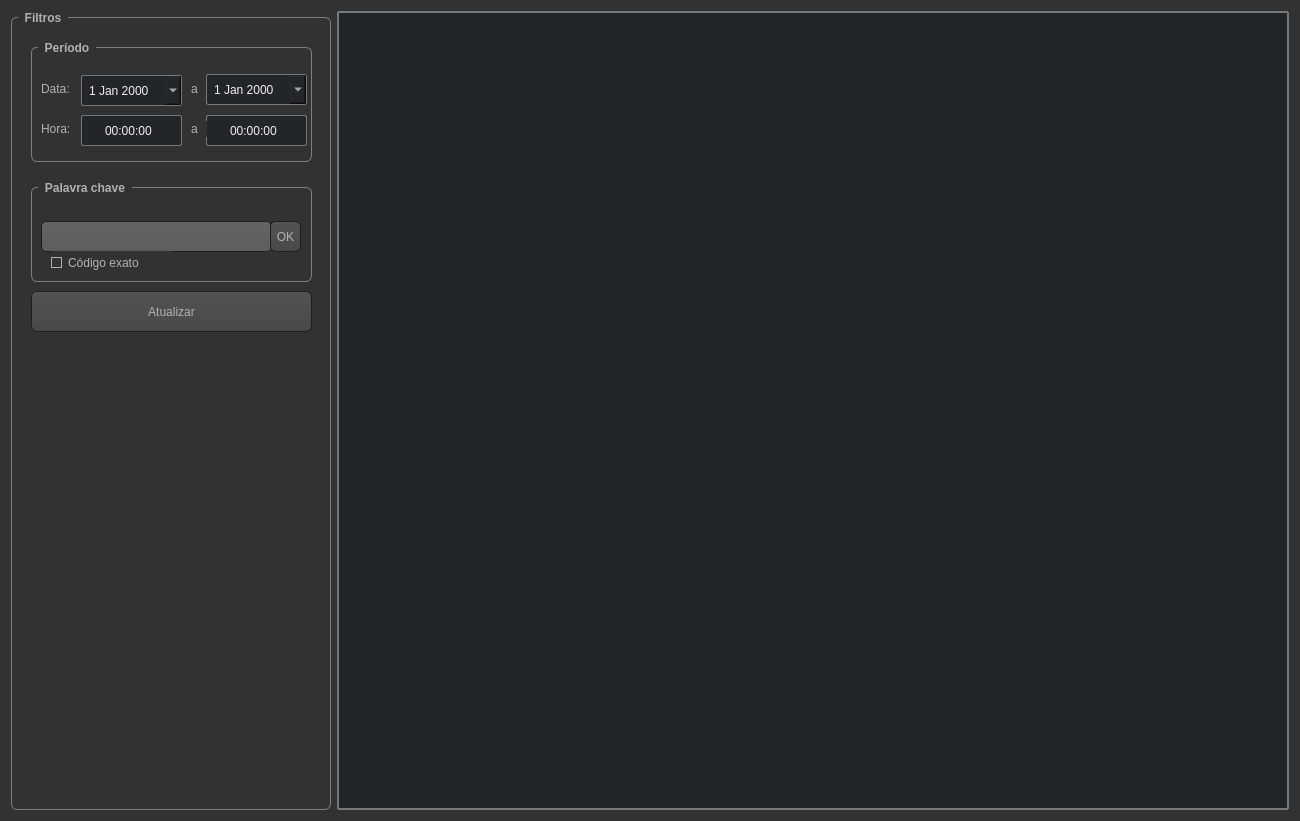
<?xml version="1.0" encoding="UTF-8"?>
<ui version="4.0">
 <class>CHistoricoForm</class>
 <widget class="QWidget" name="CHistoricoForm">
  <property name="geometry">
   <rect>
    <x>0</x>
    <y>0</y>
    <width>1300</width>
    <height>821</height>
   </rect>
  </property>
  <property name="windowTitle">
   <string>Form</string>
  </property>
  <property name="styleSheet">
   <string notr="true">QToolTip
{
     border: 1px solid black;
     background-color: #ffa02f;
     padding: 1px;
     border-radius: 3px;
     opacity: 100;
}

QLabel { background-color: rgba(255, 255, 255, 10); }

QWidget
{
    color: #b1b1b1;
    background-color: #323232;
}

QWidget:item:hover
{
    background-color: QLinearGradient( x1: 0, y1: 0, x2: 0, y2: 1, stop: 0 #ffa02f, stop: 1 #ca0619);
 
}

QWidget:item:selected
{
    background-color: QLinearGradient( x1: 0, y1: 0, x2: 0, y2: 1, stop: 0 #ffa02f, stop: 1 #d7801a);
}

QMenuBar::item
{
    background: transparent;
}

QMenuBar::item:selected
{
    background: transparent;
    border: 1px solid #ffaa00;
}

QMenuBar::item:pressed
{
    background: #444;
    border: 1px solid #000;
    background-color: QLinearGradient(
        x1:0, y1:0,
        x2:0, y2:1,
        stop:1 #212121,
        stop:0.4 #343434/*,
        stop:0.2 #343434,
        stop:0.1 #ffaa00*/
    );
    margin-bottom:-1px;
    padding-bottom:1px;
}

QMenu
{
    border: 1px solid #000;
}

QMenu::item
{
    padding: 2px 20px 2px 20px;
}

QMenu::item:selected
{
    color: #000000;
}

QWidget:disabled
{
    color: #404040;
    background-color: #323232;
}

QAbstractItemView
{
    background-color: QLinearGradient( x1: 0, y1: 0, x2: 0, y2: 1, stop: 0 #4d4d4d, stop: 0.1 #646464, stop: 1 #5d5d5d);
}

QWidget:focus
{
    /*border: 2px solid QLinearGradient( x1: 0, y1: 0, x2: 0, y2: 1, stop: 0 #ffa02f, stop: 1 #d7801a);*/
}

QLineEdit
{
    background-color: QLinearGradient( x1: 0, y1: 0, x2: 0, y2: 1, stop: 0 #4d4d4d, stop: 0 #646464, stop: 1 #5d5d5d);
    padding: 1px;
    border-style: solid;
    border: 1px solid #1e1e1e;
    border-radius: 5;
}

QPushButton
{
    color: #b1b1b1;
    background-color: QLinearGradient( x1: 0, y1: 0, x2: 0, y2: 1, stop: 0 #565656, stop: 0.1 #525252, stop: 0.5 #4e4e4e, stop: 0.9 #4a4a4a, stop: 1 #464646);
    border-width: 1px;
    border-color: #1e1e1e;
    border-style: solid;
    border-radius: 6;
    padding: 3px;
    font-size: 12px;
    padding-left: 5px;
    padding-right: 5px;
}

QPushButton:pressed
{
    background-color: QLinearGradient( x1: 0, y1: 0, x2: 0, y2: 1, stop: 0 #2d2d2d, stop: 0.1 #2b2b2b, stop: 0.5 #292929, stop: 0.9 #282828, stop: 1 #252525);
}

QComboBox
{
    selection-background-color: #ffaa00;
    background-color: QLinearGradient( x1: 0, y1: 0, x2: 0, y2: 1, stop: 0 #565656, stop: 0.1 #525252, stop: 0.5 #4e4e4e, stop: 0.9 #4a4a4a, stop: 1 #464646);
    border-style: solid;
    border: 1px solid #1e1e1e;
    border-radius: 5;
}

QComboBox:hover,QPushButton:hover
{
    border: 2px solid QLinearGradient( x1: 0, y1: 0, x2: 0, y2: 1, stop: 0 #ffa02f, stop: 1 #d7801a);
}


QComboBox:on
{
    padding-top: 3px;
    padding-left: 4px;
    background-color: QLinearGradient( x1: 0, y1: 0, x2: 0, y2: 1, stop: 0 #2d2d2d, stop: 0.1 #2b2b2b, stop: 0.5 #292929, stop: 0.9 #282828, stop: 1 #252525);
    selection-background-color: #ffaa00;
}

QComboBox QAbstractItemView
{
    border: 2px solid darkgray;
    selection-background-color: QLinearGradient( x1: 0, y1: 0, x2: 0, y2: 1, stop: 0 #ffa02f, stop: 1 #d7801a);
}

QComboBox::drop-down
{
     subcontrol-origin: padding;
     subcontrol-position: top right;
     width: 15px;

     border-left-width: 0px;
     border-left-color: darkgray;
     border-left-style: solid; /* just a single line */
     border-top-right-radius: 3px; /* same radius as the QComboBox */
     border-bottom-right-radius: 3px;
 }

QComboBox::down-arrow
{
     image: url(:/down_arrow.png);
}

QGroupBox {
    font: bold;
    border: 1px solid gray;
    border-radius: 6px;
    margin-top: 6px;
}

QGroupBox::title {
    subcontrol-origin: margin;
    left: 7px;
    padding: 0px 5px 0px 5px;
}

QTextEdit:focus
{
    border: 2px solid QLinearGradient( x1: 0, y1: 0, x2: 0, y2: 1, stop: 0 #ffa02f, stop: 1 #d7801a);
}

QScrollBar:horizontal {
     border: 1px solid #222222;
     background: QLinearGradient( x1: 0, y1: 0, x2: 0, y2: 1, stop: 0.0 #121212, stop: 0.2 #282828, stop: 1 #484848);
     height: 12px;
     margin: 0px 16px 0 16px;
}

QScrollBar::handle:horizontal
{
      background: QLinearGradient( x1: 0, y1: 0, x2: 1, y2: 0, stop: 0 #ffa02f, stop: 0.5 #d7801a, stop: 1 #ffa02f);
      min-height: 20px;
      border-radius: 2px;
}

QScrollBar::add-line:horizontal {
      border: 1px solid #1b1b19;
      border-radius: 2px;
      background: QLinearGradient( x1: 0, y1: 0, x2: 1, y2: 0, stop: 0 #ffa02f, stop: 1 #d7801a);
      width: 14px;
      subcontrol-position: right;
      subcontrol-origin: margin;
}

QScrollBar::sub-line:horizontal {
      border: 1px solid #1b1b19;
      border-radius: 2px;
      background: QLinearGradient( x1: 0, y1: 0, x2: 1, y2: 0, stop: 0 #ffa02f, stop: 1 #d7801a);
      width: 14px;
     subcontrol-position: left;
     subcontrol-origin: margin;
}

QScrollBar::right-arrow:horizontal, QScrollBar::left-arrow:horizontal
{
      border: 1px solid black;
      width: 1px;
      height: 1px;
      background: white;
}

QScrollBar::add-page:horizontal, QScrollBar::sub-page:horizontal
{
      background: none;
}

QScrollBar:vertical
{
      background: QLinearGradient( x1: 0, y1: 0, x2: 1, y2: 0, stop: 0.0 #121212, stop: 0.2 #282828, stop: 1 #484848);
      width: 7px;
      margin: 16px 0 16px 0;
      border: 1px solid #222222;
}

QScrollBar::handle:vertical
{
      background: QLinearGradient( x1: 0, y1: 0, x2: 0, y2: 1, stop: 0 #ffa02f, stop: 0.5 #d7801a, stop: 1 #ffa02f);
      min-height: 20px;
      border-radius: 2px;
}

QScrollBar::add-line:vertical
{
      border: 1px solid #1b1b19;
      border-radius: 2px;
      background: QLinearGradient( x1: 0, y1: 0, x2: 0, y2: 1, stop: 0 #ffa02f, stop: 1 #d7801a);
      height: 14px;
      subcontrol-position: bottom;
      subcontrol-origin: margin;
}

QScrollBar::sub-line:vertical
{
      border: 1px solid #1b1b19;
      border-radius: 2px;
      background: QLinearGradient( x1: 0, y1: 0, x2: 0, y2: 1, stop: 0 #d7801a, stop: 1 #ffa02f);
      height: 14px;
      subcontrol-position: top;
      subcontrol-origin: margin;
}

QScrollBar::up-arrow:vertical, QScrollBar::down-arrow:vertical
{
      border: 1px solid black;
      width: 1px;
      height: 1px;
      background: white;
}


QScrollBar::add-page:vertical, QScrollBar::sub-page:vertical
{
      background: none;
}

QTextEdit
{
    background-color:  #242424;
	border: 0px solid #6c6c6c;
}

QPlainTextEdit
{
    background-color: #242424;
}

QHeaderView::section
{
    background-color: QLinearGradient(x1:0, y1:0, x2:0, y2:1, stop:0 #616161, stop: 0.5 #505050, stop: 0.6 #434343, stop:1 #656565);
    color: white;
    padding-left: 4px;
    border: 1px solid #6c6c6c;
}

QCheckBox:disabled
{
color: #414141;
}

QDockWidget::title
{
    text-align: center;
    spacing: 3px; /* spacing between items in the tool bar */
    background-color: QLinearGradient(x1:0, y1:0, x2:0, y2:1, stop:0 #323232, stop: 0.5 #242424, stop:1 #323232);
}

QDockWidget::close-button, QDockWidget::float-button
{
    text-align: center;
    spacing: 1px; /* spacing between items in the tool bar */
    background-color: QLinearGradient(x1:0, y1:0, x2:0, y2:1, stop:0 #323232, stop: 0.5 #242424, stop:1 #323232);
}

QDockWidget::close-button:hover, QDockWidget::float-button:hover
{
    background: #242424;
}

QDockWidget::close-button:pressed, QDockWidget::float-button:pressed
{
    padding: 1px -1px -1px 1px;
}

QMainWindow::separator
{
    background-color: QLinearGradient(x1:0, y1:0, x2:0, y2:1, stop:0 #161616, stop: 0.5 #151515, stop: 0.6 #212121, stop:1 #343434);
    color: white;
    padding-left: 4px;
    border: 1px solid #4c4c4c;
    spacing: 3px; /* spacing between items in the tool bar */
}

QMainWindow::separator:hover
{

    background-color: QLinearGradient(x1:0, y1:0, x2:0, y2:1, stop:0 #d7801a, stop:0.5 #b56c17 stop:1 #ffa02f);
    color: white;
    padding-left: 4px;
    border: 1px solid #6c6c6c;
    spacing: 3px; /* spacing between items in the tool bar */
}

QToolBar::handle
{
     spacing: 3px; /* spacing between items in the tool bar */
     background: url(:/images/handle.png);
}

QMenu::separator
{
    height: 2px;
    background-color: QLinearGradient(x1:0, y1:0, x2:0, y2:1, stop:0 #161616, stop: 0.5 #151515, stop: 0.6 #212121, stop:1 #343434);
    color: white;
    padding-left: 4px;
    margin-left: 10px;
    margin-right: 5px;
}

QProgressBar
{
    border: 2px solid grey;
    border-radius: 5px;
    text-align: center;
}

QProgressBar::chunk
{
    background-color: #d7801a;
    width: 2.15px;
    margin: 0.5px;
}

QTabBar::tab {
    color: #b1b1b1;
    border: 1px solid #444;
    border-bottom-style: none;
    background-color: #323232;
    padding-left: 10px;
    padding-right: 10px;
    padding-top: 3px;
    padding-bottom: 2px;
    margin-right: -1px;
}

QTabWidget::pane {
    border: 1px solid #444;
    top: 1px;
}

QTabBar::tab:last
{
    margin-right: 0; /* the last selected tab has nothing to overlap with on the right */
    border-top-right-radius: 3px;
}

QTabBar::tab:first:!selected
{
 margin-left: 0px; /* the last selected tab has nothing to overlap with on the right */


    border-top-left-radius: 3px;
}

QTabBar::tab:!selected
{
    color: #b1b1b1;
    border-bottom-style: solid;
    margin-top: 3px;
    background-color: QLinearGradient(x1:0, y1:0, x2:0, y2:1, stop:1 #212121, stop:.4 #343434);
}

QTabBar::tab:selected
{
    border-top-left-radius: 3px;
    border-top-right-radius: 3px;
    margin-bottom: 0px;
}

QTabBar::tab:!selected:hover
{
    /*border-top: 2px solid #ffaa00;
    padding-bottom: 3px;*/
    border-top-left-radius: 3px;
    border-top-right-radius: 3px;
    background-color: QLinearGradient(x1:0, y1:0, x2:0, y2:1, stop:1 #212121, stop:0.4 #343434, stop:0.2 #343434, stop:0.1 #ffaa00);
}

QRadioButton::indicator:checked, QRadioButton::indicator:unchecked{
    color: #b1b1b1;
    background-color: #323232;
    border: 1px solid #b1b1b1;
    border-radius: 6px;
}

QRadioButton::indicator:checked
{
    background-color: qradialgradient(
        cx: 0.5, cy: 0.5,
        fx: 0.5, fy: 0.5,
        radius: 1.0,
        stop: 0.25 #ffaa00,
        stop: 0.3 #323232
    );
}

QCheckBox::indicator{
    color: #b1b1b1;
    background-color: #323232;
    border: 1px solid #b1b1b1;
    width: 9px;
    height: 9px;
}

QRadioButton::indicator
{
    border-radius: 6px;
}

QRadioButton::indicator:hover, QCheckBox::indicator:hover
{
    border: 1px solid #ffaa00;
}

QCheckBox::indicator:checked
{
    image:url(:/images/checkbox.png);
}

QCheckBox::indicator:disabled, QRadioButton::indicator:disabled
{
    border: 1px solid #444;
}

QComboBox:hover
{
    border: 2px solid QLinearGradient( x1: 0, y1: 0, x2: 0, y2: 1, stop: 0 #ffa02f, stop: 1 #d7801a);
}

QAbstractSpinBox {
    padding: 5px;
    border: 1px solid #76797C;
    background-color: #232629;
    color: #eff0f1;
    border-radius: 2px;
    min-width: 75px;
}

QAbstractSpinBox:up-button
{
    background-color: transparent;
    subcontrol-origin: border;
    subcontrol-position: center right;
}

QAbstractSpinBox:down-button
{
    background-color: transparent;
    subcontrol-origin: border;
    subcontrol-position: center left;
}

QAbstractSpinBox::up-arrow,QAbstractSpinBox::up-arrow:disabled,QAbstractSpinBox::up-arrow:off {
    image: url(:/images/up_arrow_disabled.png);
    width: 10px;
    height: 10px;
}
QAbstractSpinBox::up-arrow:hover
{
    image: url(:/images/up_arrow.png);
}
QAbstractSpinBox::down-arrow,QAbstractSpinBox::down-arrow:disabled,QAbstractSpinBox::down-arrow:off
{
    image: url(:/images/down_arrow_disabled.png);
    width: 10px;
    height: 10px;
}
QAbstractSpinBox::down-arrow:hover
{
    image: url(:/images/down_arrow.png);
}

QTableWidget
{
    border: 2px solid #76797C;
    gridline-color: black;
    background-color: #232629;
   alternate-background-color: #2f3337;
}


QTableWidget, QHeaderView
{
    border-radius: 1px;
}

QTableWidget::item:pressed, QListView::item:pressed, QTreeView::item:pressed  {
    background: #334E5E;
    color: #eff0f1;
	border: 0px solid #76797C;
}

QTableWidget::item:selected:active, QTreeView::item:selected:active, QListView::item:selected:active  {
    background: #334E5E;
    color: #eff0f1;
 	border: 0px solid #76797C;
}

QTableWidget::item::selected {
background-color: #transparent;
border: 0px solid #76797C;
}

QTableWidget::row::selected {
background-color: #334E5E;
border: 0px solid #76797C;
}

QTableWidget::item:hover {
    background-color: transparent;
}  

QHeaderView
{
    background-color: #31363b;
    border: 1px transparent;
    border-radius: 0px;
    margin: 0px;
    padding: 0px;

}

QHeaderView::section  {
    background-color: #31363b;
    color: #eff0f1;
    padding: 5px;
    border: 1px solid #76797C;
    border-radius: 0px;
    text-align: center;
}

QHeaderView::section::vertical::first, QHeaderView::section::vertical::only-one
{
    border-top: 1px solid #76797C;
}

QHeaderView::section::vertical
{
    border-top: transparent;
}

QHeaderView::section::horizontal::first, QHeaderView::section::horizontal::only-one
{
    border-left: 1px solid #76797C;
}

QHeaderView::section::horizontal
{
    border-left: transparent;
}


QHeaderView::section:checked
 {
    color: white;
    background-color: #334e5e;
 }

 /* style the sort indicator */
QHeaderView::down-arrow {
    image: url(:/qss_icons/rc/down_arrow.png);
}

QHeaderView::up-arrow {
    image: url(:/qss_icons/rc/up_arrow.png);
}


QTableCornerButton::section {
    background-color: #31363b;
    border: 1px transparent #76797C;
    border-radius: 0px;
}
</string>
  </property>
  <layout class="QHBoxLayout" name="horizontalLayout_4">
   <item>
    <layout class="QHBoxLayout" name="horizontalLayout_3">
     <item>
      <widget class="QGroupBox" name="groupBox_10">
       <property name="minimumSize">
        <size>
         <width>320</width>
         <height>0</height>
        </size>
       </property>
       <property name="maximumSize">
        <size>
         <width>320</width>
         <height>16777215</height>
        </size>
       </property>
       <property name="font">
        <font>
         <weight>75</weight>
         <italic>false</italic>
         <bold>true</bold>
        </font>
       </property>
       <property name="title">
        <string>Filtros</string>
       </property>
       <property name="flat">
        <bool>false</bool>
       </property>
       <property name="checkable">
        <bool>false</bool>
       </property>
       <widget class="QGroupBox" name="groupBox_11">
        <property name="geometry">
         <rect>
          <x>20</x>
          <y>30</y>
          <width>281</width>
          <height>121</height>
         </rect>
        </property>
        <property name="font">
         <font>
          <weight>75</weight>
          <italic>false</italic>
          <bold>true</bold>
         </font>
        </property>
        <property name="title">
         <string>Período</string>
        </property>
        <widget class="QLabel" name="label_9">
         <property name="geometry">
          <rect>
           <x>10</x>
           <y>40</y>
           <width>51</width>
           <height>16</height>
          </rect>
         </property>
         <property name="text">
          <string>Data:</string>
         </property>
        </widget>
        <widget class="QLabel" name="label_10">
         <property name="geometry">
          <rect>
           <x>10</x>
           <y>80</y>
           <width>51</width>
           <height>16</height>
          </rect>
         </property>
         <property name="text">
          <string>Hora:</string>
         </property>
        </widget>
        <widget class="QDateEdit" name="dateEdit_1">
         <property name="geometry">
          <rect>
           <x>50</x>
           <y>34</y>
           <width>101</width>
           <height>31</height>
          </rect>
         </property>
         <property name="font">
          <font>
           <pointsize>9</pointsize>
          </font>
         </property>
         <property name="focusPolicy">
          <enum>Qt::ClickFocus</enum>
         </property>
         <property name="calendarPopup">
          <bool>true</bool>
         </property>
        </widget>
        <widget class="QLabel" name="label_11">
         <property name="geometry">
          <rect>
           <x>160</x>
           <y>40</y>
           <width>16</width>
           <height>16</height>
          </rect>
         </property>
         <property name="text">
          <string>a</string>
         </property>
        </widget>
        <widget class="QTimeEdit" name="timeEdit_1">
         <property name="geometry">
          <rect>
           <x>50</x>
           <y>74</y>
           <width>101</width>
           <height>31</height>
          </rect>
         </property>
         <property name="font">
          <font>
           <pointsize>9</pointsize>
          </font>
         </property>
         <property name="focusPolicy">
          <enum>Qt::ClickFocus</enum>
         </property>
         <property name="displayFormat">
          <string>HH:mm:ss</string>
         </property>
        </widget>
        <widget class="QTimeEdit" name="timeEdit_2">
         <property name="geometry">
          <rect>
           <x>175</x>
           <y>74</y>
           <width>101</width>
           <height>31</height>
          </rect>
         </property>
         <property name="font">
          <font>
           <pointsize>9</pointsize>
          </font>
         </property>
         <property name="focusPolicy">
          <enum>Qt::ClickFocus</enum>
         </property>
         <property name="displayFormat">
          <string>HH:mm:ss</string>
         </property>
        </widget>
        <widget class="QLabel" name="label_12">
         <property name="geometry">
          <rect>
           <x>160</x>
           <y>80</y>
           <width>16</width>
           <height>16</height>
          </rect>
         </property>
         <property name="text">
          <string>a</string>
         </property>
        </widget>
        <widget class="QDateEdit" name="dateEdit_2">
         <property name="geometry">
          <rect>
           <x>175</x>
           <y>33</y>
           <width>101</width>
           <height>31</height>
          </rect>
         </property>
         <property name="font">
          <font>
           <pointsize>9</pointsize>
          </font>
         </property>
         <property name="focusPolicy">
          <enum>Qt::ClickFocus</enum>
         </property>
         <property name="calendarPopup">
          <bool>true</bool>
         </property>
        </widget>
       </widget>
       <widget class="QGroupBox" name="groupBox_13">
        <property name="geometry">
         <rect>
          <x>20</x>
          <y>170</y>
          <width>281</width>
          <height>101</height>
         </rect>
        </property>
        <property name="font">
         <font>
          <weight>75</weight>
          <italic>false</italic>
          <bold>true</bold>
         </font>
        </property>
        <property name="toolTip">
         <string/>
        </property>
        <property name="autoFillBackground">
         <bool>false</bool>
        </property>
        <property name="title">
         <string>Palavra chave</string>
        </property>
        <widget class="QLineEdit" name="le_keyword">
         <property name="geometry">
          <rect>
           <x>10</x>
           <y>40</y>
           <width>231</width>
           <height>31</height>
          </rect>
         </property>
         <property name="font">
          <font>
           <pointsize>10</pointsize>
          </font>
         </property>
         <property name="focusPolicy">
          <enum>Qt::ClickFocus</enum>
         </property>
        </widget>
        <widget class="QPushButton" name="okButton">
         <property name="geometry">
          <rect>
           <x>239</x>
           <y>40</y>
           <width>31</width>
           <height>31</height>
          </rect>
         </property>
         <property name="toolTip">
          <string>&lt;html&gt;&lt;head/&gt;&lt;body&gt;&lt;p&gt;&lt;br/&gt;&lt;/p&gt;&lt;/body&gt;&lt;/html&gt;</string>
         </property>
         <property name="text">
          <string>OK</string>
         </property>
        </widget>
        <widget class="QCheckBox" name="ckbExactNumber">
         <property name="geometry">
          <rect>
           <x>20</x>
           <y>70</y>
           <width>121</width>
           <height>23</height>
          </rect>
         </property>
         <property name="toolTip">
          <string>ID ou Título</string>
         </property>
         <property name="text">
          <string>Código exato</string>
         </property>
        </widget>
       </widget>
       <widget class="QPushButton" name="refreshButton">
        <property name="geometry">
         <rect>
          <x>20</x>
          <y>280</y>
          <width>281</width>
          <height>41</height>
         </rect>
        </property>
        <property name="font">
         <font>
          <pointsize>-1</pointsize>
         </font>
        </property>
        <property name="text">
         <string>Atualizar</string>
        </property>
        <property name="icon">
         <iconset resource="qrc.qrc">
          <normaloff>:/images/refresh_yellow.png</normaloff>:/images/refresh_yellow.png</iconset>
        </property>
        <property name="iconSize">
         <size>
          <width>24</width>
          <height>24</height>
         </size>
        </property>
       </widget>
      </widget>
     </item>
     <item>
      <widget class="QTableWidget" name="tableWidget">
       <property name="font">
        <font>
         <pointsize>20</pointsize>
        </font>
       </property>
       <property name="focusPolicy">
        <enum>Qt::ClickFocus</enum>
       </property>
       <property name="frameShadow">
        <enum>QFrame::Sunken</enum>
       </property>
       <property name="alternatingRowColors">
        <bool>false</bool>
       </property>
       <property name="selectionMode">
        <enum>QAbstractItemView::SingleSelection</enum>
       </property>
       <property name="selectionBehavior">
        <enum>QAbstractItemView::SelectRows</enum>
       </property>
       <property name="showGrid">
        <bool>true</bool>
       </property>
       <property name="gridStyle">
        <enum>Qt::SolidLine</enum>
       </property>
      </widget>
     </item>
    </layout>
   </item>
  </layout>
 </widget>
 <resources>
  <include location="qrc.qrc"/>
 </resources>
 <connections/>
</ui>
